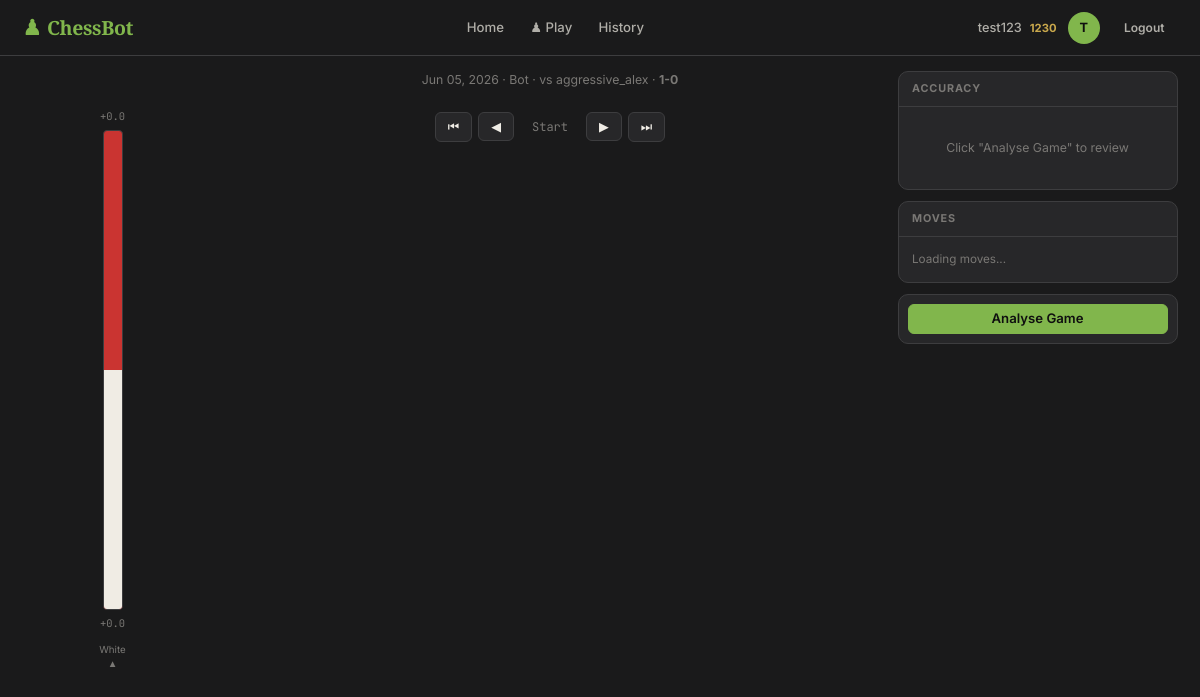
/replay/2 (signed in), run on the app's committed database.
### models.py (models this page shows, shortened)
class User(UserMixin, db.Model):
    __tablename__ = 'users'
    id            = db.Column(db.Integer, primary_key=True)
    username      = db.Column(db.String(64), unique=True, nullable=False)
    email         = db.Column(db.String(120), unique=True, nullable=False)
    password_hash = db.Column(db.String(256), nullable=False)
    rating        = db.Column(db.Integer, default=1200)   # NEW — Elo rating
    created_at    = db.Column(db.DateTime, default=datetime.utcnow)
    games = db.relationship('Game', backref='player', lazy=True)

class Game(db.Model):
    __tablename__ = 'games'
    id           = db.Column(db.Integer, primary_key=True)
    user_id      = db.Column(db.Integer, db.ForeignKey('users.id'), nullable=True)
    pgn          = db.Column(db.Text, nullable=False)
    result       = db.Column(db.String(10))
    mode         = db.Column(db.String(20))
    bot_name     = db.Column(db.String(50))
    player_color = db.Column(db.String(10))
    white_accuracy = db.Column(db.Float, nullable=True)
    black_accuracy = db.Column(db.Float, nullable=True)
    played_at    = db.Column(db.DateTime, default=datetime.utcnow)

### routes.py (the view)
@game_bp.route('/replay/<int:game_id>')
@login_required
def replay(game_id):
    game = Game.query.filter_by(id=game_id, user_id=current_user.id).first_or_404()
    return render_template('replay.html', game=game)

### models.py (called while the page is built)
@login_manager.user_loader
def load_user(user_id):
    return User.query.get(int(user_id))

### templates/replay.html (shortened to what this page needs)
{% extends 'base.html' %}
{% block head %}
<link rel="stylesheet"
      href="https://cdnjs.cloudflare.com/ajax/libs/chessboard-js/1.0.0/chessboard-1.0.0.min.css" />
{% endblock %}
{% block content %}
<div class="review-layout">
  <div class="eval-col">
    <div class="eval-score-top" id="eval-top">+0.0</div>
    <div class="eval-bar-wrap">
      <div class="eval-bar-white" id="eval-bar" style="height:50%"></div>
    </div>
    <div class="eval-score-bot" id="eval-bot">+0.0</div>
    <div style="font-size:.65rem;color:var(--muted);text-align:center;margin-top:.3rem">
      White<br>▲
    </div>
  </div>
  <div class="board-col">
    <div style="font-size:.82rem;color:var(--muted)">
      {{ game.played_at.strftime('%b %d, %Y') }} ·
      {{ game.mode.replace('_',' ').title() }}
      {% if game.bot_name %} · vs {{ game.bot_name }}{% endif %}
      · <strong>{{ game.result }}</strong>
    </div>
    <div class="replay-nav">
      <button onclick="goTo(0)">⏮</button>
      <button onclick="step(-1)">◀</button>
      <span class="move-indicator" id="move-indicator">Start</span>
      <button onclick="step(1)">▶</button>
      <button onclick="goTo(positions.length-1)">⏭</button>
    </div>
  </div>
  <div class="review-panel">
    <div class="panel-box">
      <div class="panel-head">Accuracy</div>
      <div class="accuracy-section" id="accuracy-section">
        <div class="review-loader" id="acc-loader">
          Click "Analyse Game" to review
        </div>
      </div>
    </div>
    <div class="panel-box">
      <div class="panel-head">Moves</div>
      <div class="move-scroll" id="move-list-inner">
        <div style="color:var(--muted);font-size:.78rem;padding:.5rem">Loading moves...</div>
      </div>
    </div>
    <div class="panel-box">
      <div class="review-btn-wrap">
        <button id="analyse-btn" onclick="analyseGame()"
          class="btn btn-primary btn-full">
          Analyse Game
        </button>
      </div>
    </div>
  </div>
</div>
{% endblock %}

### templates/base.html (shortened to what this page needs)
<!DOCTYPE html>
<html lang="en">
<head>
  <link rel="stylesheet" href="{{ url_for('static', filename='css/main.css') }}" />
  {% block head %}{% endblock %}
</head>
<body>
<nav class="navbar">
  <a class="nav-brand" href="{{ url_for('game.dashboard') }}">ChessBot</a>
  <div class="nav-center">
    {% if current_user.is_authenticated %}
      <a href="{{ url_for('game.dashboard') }}" class="nav-link">Home</a>
      <a href="#" onclick="document.getElementById('mode-modal').style.display='flex'; return false;" class="nav-link">♟ Play</a>
      <a href="{{ url_for('game.history') }}" class="nav-link">History</a>
    {% endif %}
  </div>
  <div class="nav-right">
    {% if current_user.is_authenticated %}
      <span class="nav-username">
    {{ current_user.username }}
    <span style="color:var(--gold);font-size:.75rem;font-weight:700;margin-left:.3rem">
        {{ current_user.rating or 1200 }}
    </span>
</span>
      <div class="nav-avatar" title="{{ current_user.username }}">
        {{ current_user.username[0].upper() }}
      </div>
      <a href="{{ url_for('auth.logout') }}" class="btn btn-ghost btn-sm">Logout</a>
    {% else %}
      <a href="{{ url_for('auth.login') }}" class="btn btn-ghost btn-sm">Login</a>
      <a href="{{ url_for('auth.register') }}" class="btn btn-primary btn-sm">Register</a>
    {% endif %}
  </div>
</nav>
<main class="main-content">
  {% block content %}{% endblock %}
</main>
</body>
</html>

### static/css/main.css (style rules this page uses)
:root { --bg: #1a1a1b; --surface: #272729; --surface2: #2e2e30; --surface3: #3a3a3c; --border: #3d3d3f; --border2: #4a4a4c; --text: #f0ede6; --text2: #b0aea8; --muted: #7a7875; --accent: #81b64c; --accent2: #a0d060; --accent-dim: rgba(129,182,76,0.12); --danger: #c84646; --success: #81b64c; --gold: #c9a84c; --radius: 6px; --radius-lg: 10px; --font-head: 'Merriweather', Georgia, serif; --font-body: 'Inter', system-ui, sans-serif; --font-mono: 'JetBrains Mono', monospace; --nav-h: 56px; --sidebar-w: 240px; }
*, *::before, *::after { box-sizing: border-box; margin: 0; padding: 0; }
html { font-size: 15px; }
body { background: var(--bg); color: var(--text); font-family: var(--font-body); font-weight: 400; min-height: 100vh; line-height: 1.5; }
a { color: var(--accent); text-decoration: none; transition: color .15s; }
.navbar { position: sticky; top: 0; z-index: 100; height: var(--nav-h); display: flex; align-items: center; padding: 0 1.5rem; background: #1a1a1b; border-bottom: 1px solid var(--border); gap: 1rem; }
.nav-brand { font-family: var(--font-head); font-size: 1.3rem; font-weight: 900; color: var(--accent); letter-spacing: -.02em; white-space: nowrap; display: flex; align-items: center; gap: .4rem; }
.nav-brand::before { content: '♟'; font-size: 1.4rem; }
.nav-center { display: flex; align-items: center; gap: .25rem; flex: 1; justify-content: center; }
.nav-link { display: flex; align-items: center; gap: .35rem; padding: .4rem .75rem; border-radius: var(--radius); color: var(--text2); font-size: .88rem; font-weight: 500; transition: background .15s, color .15s; }
.nav-right { display: flex; align-items: center; gap: .75rem; margin-left: auto; }
.nav-avatar { width: 32px; height: 32px; border-radius: 50%; background: var(--accent); color: #0f0f0f; display: flex; align-items: center; justify-content: center; font-weight: 700; font-size: .85rem; cursor: pointer; flex-shrink: 0; }
.nav-username { font-size: .85rem; color: var(--text2); font-weight: 500; }
.btn, .btn-primary, .btn-outline, .btn-sm, .btn-ghost { display: inline-flex; align-items: center; justify-content: center; gap: .4rem; padding: .5rem 1.1rem; border-radius: var(--radius); font-family: var(--font-body); font-size: .88rem; font-weight: 600; cursor: pointer; transition: all .15s; border: 1px solid transparent; line-height: 1; white-space: nowrap; text-decoration: none; }
.btn-primary { background: var(--accent); color: #0f0f0f; border-color: var(--accent); }
.btn-ghost { background: transparent; color: var(--text2); border-color: transparent; }
.btn-full { width: 100%; }
.btn-sm { padding: .35rem .8rem; font-size: .8rem; }
.main-content { min-height: calc(100vh - var(--nav-h)); }
.eval-bar-wrap { width: 18px; height: 520px; background: #1a1a1b; border: 1px solid var(--border); border-radius: 3px; overflow: hidden; position: relative; align-self: center; }

### data on the page
User: username "test123", rating "1230", username "T"
Game: played_at "Jun 05, 2026", mode.replace "Bot", bot_name "aggressive_alex", result "1-0"
